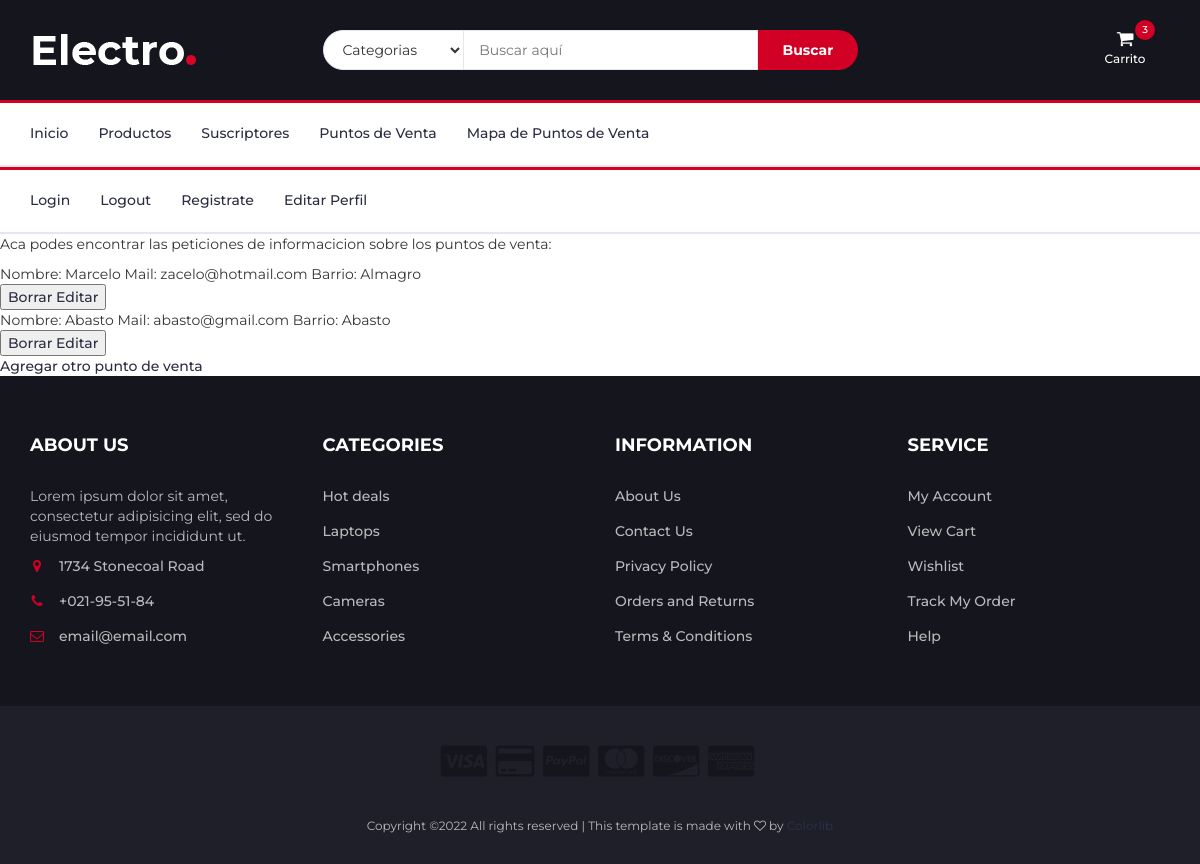
/leer_puntosdeventa, run on an earlier commit of the app's database.
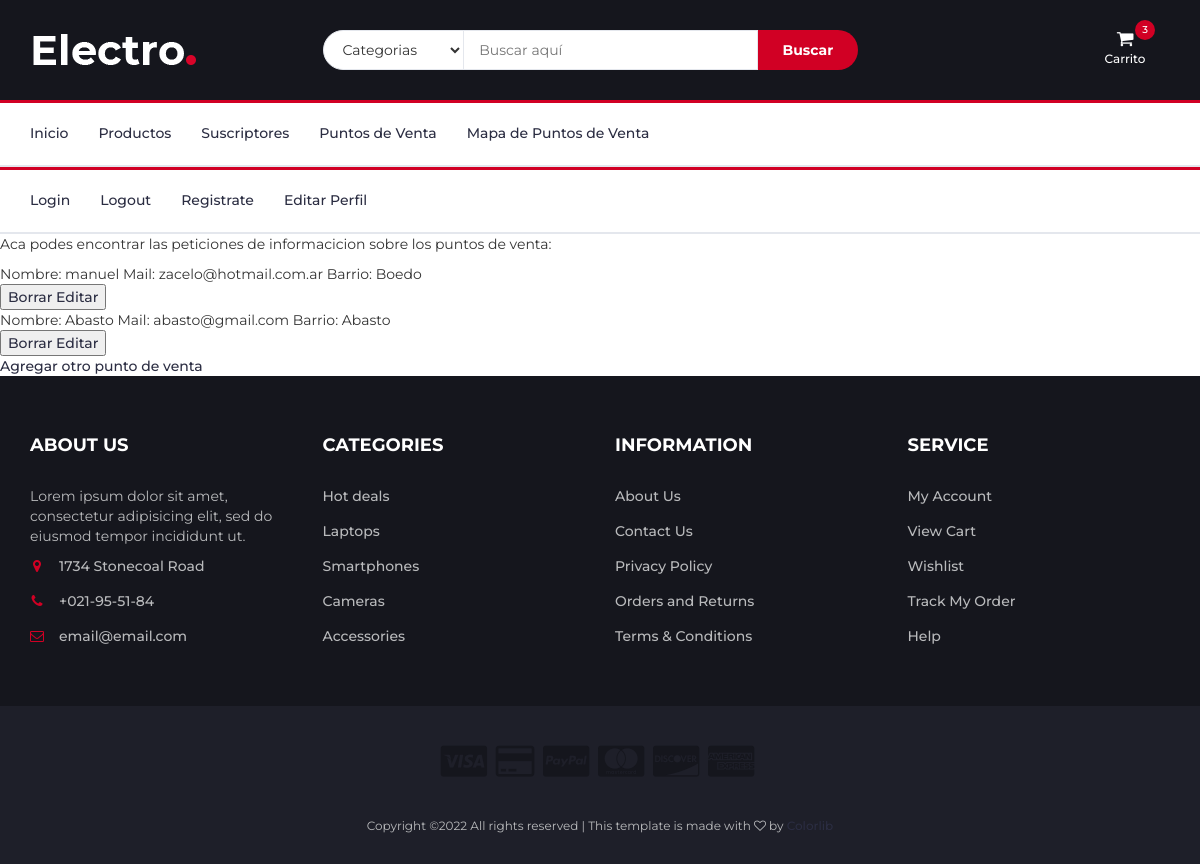
And on a later commit of the database.
### AppCoder/models.py (models this page shows)
class PuntoDeVenta(models.Model):
    nombre = models.CharField(max_length=50, default="", editable=False)
    mail = models.CharField(max_length=40)
    barrio = models.CharField(max_length=40)
    def __str__(self):
        return f"Nombre: {self.nombre} Mail: {self.mail} Barrio: {self.barrio}"

### AppCoder/views.py (the view)
# urls.py: path('leer_puntosdeventa', views.leerPuntosdeventa, name='LeerPuntosdeventa'),
def leerPuntosdeventa(request):
    puntosdeventa = PuntoDeVenta.objects.all()
    dir = {"puntosdeventa": puntosdeventa}
    return render(request, "AppCoder/leerPuntosdeventa.html", dir)

### AppCoder/templates/AppCoder/leerPuntosdeventa.html
{% extends "AppCoder/padre.html" %}
{% load static%}
{% block contenido2%}
 <P> Aca podes encontrar las peticiones de informacicion sobre los puntos de venta: </P>
<ul>
    {% for p in puntosdeventa %}
    <li> {{p}} </li>
    <button>
        <a href="{% url 'BorrarPuntosdeventa' p.nombre %}"> Borrar</a>
        <a href="{% url 'EditarPuntosdeventa' p.nombre %}"> Editar</a>
    </button>
    {% endfor %}
</ul>
<a href="{% url 'Puntosdeventa_Formulario' %}"> Agregar otro punto de venta</a>
{% endblock %}

What changed in the data, as far as the page shows it:
changed PuntoDeVenta: nombre+mail+barrio "Nombre: Marcelo Mail: zacelo@hotmail.com Barrio: Almagro" → "Nombre: manuel Mail: zacelo@hotmail.com.ar Barrio: Boedo"
